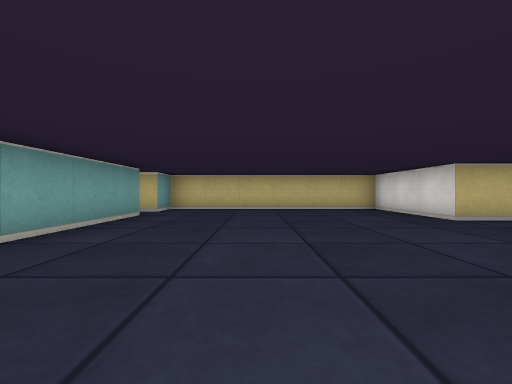
view 1 (above)

24 first-person views from a walk through a cub3D maze. The camera is about half as high as the walls, looks level and sees 90° across. The floor is counted in squares. Each view is taken from the middle of a square. On the plan, view 1 faces up. The plan holds only what a view shows up to about 9 squares ahead; the rest is blank.

view 2
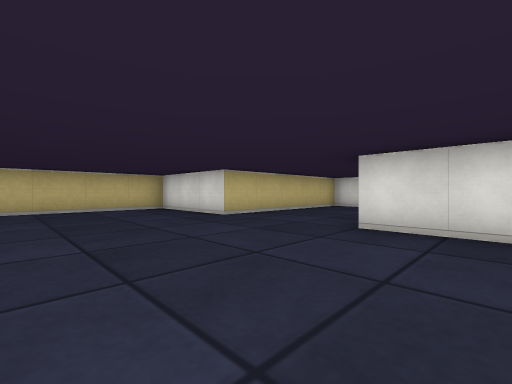

view 3
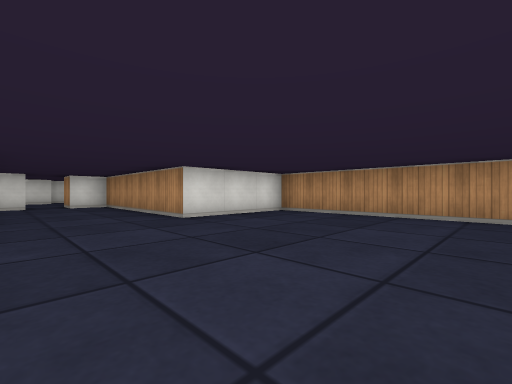

view 4
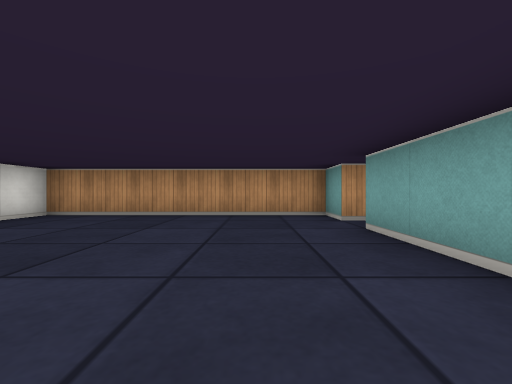

view 5
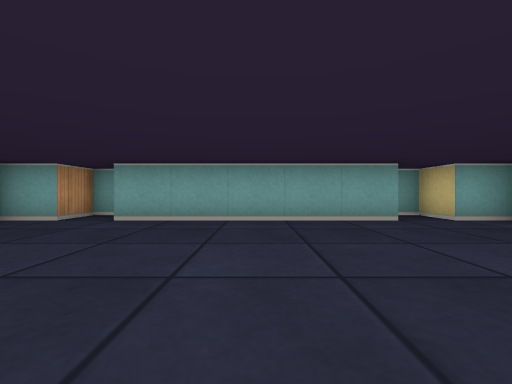

view 6
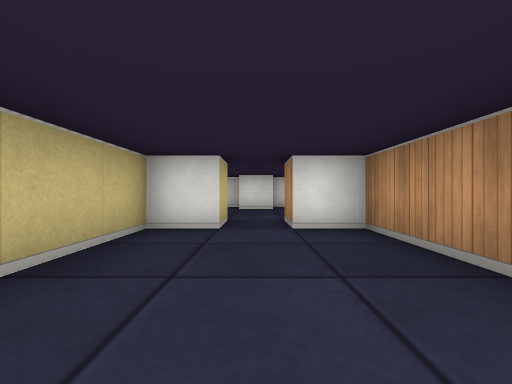

view 7
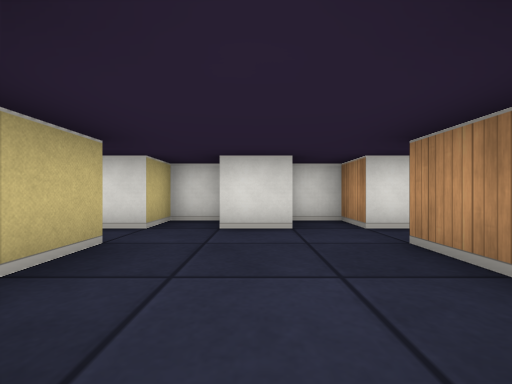

view 8
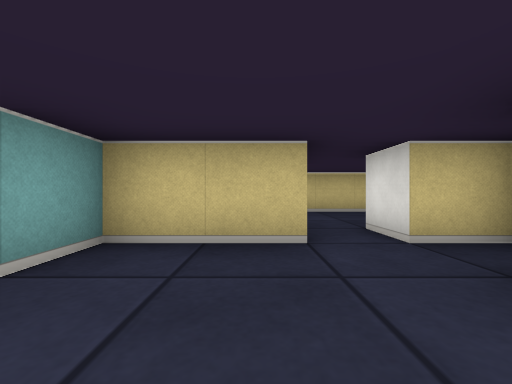

view 9
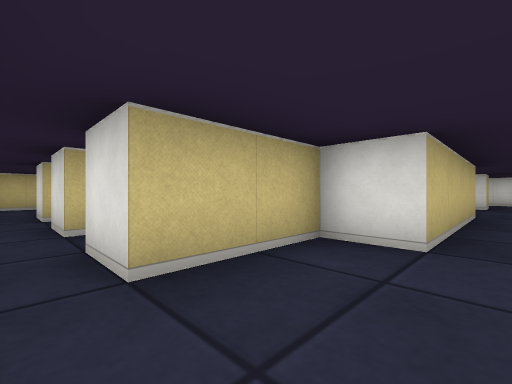

view 10
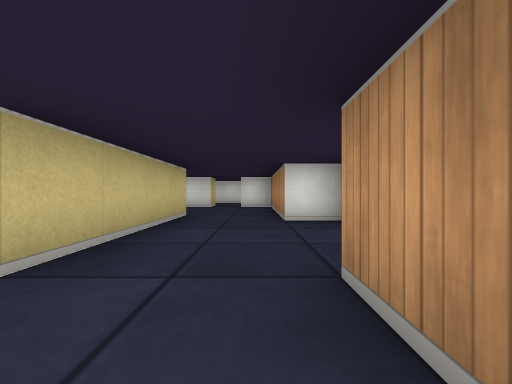

view 11
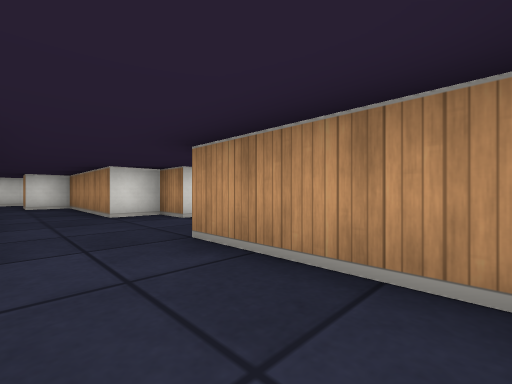

view 12
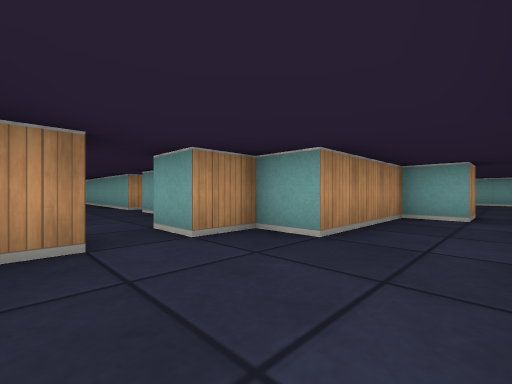

view 13
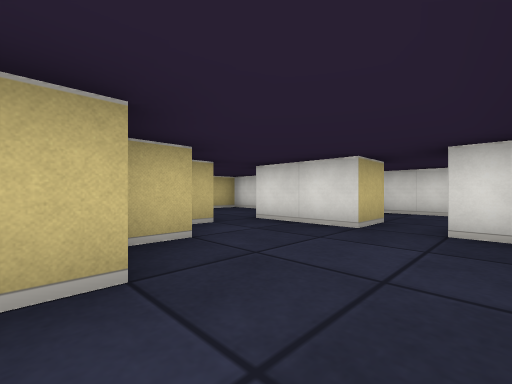

view 14
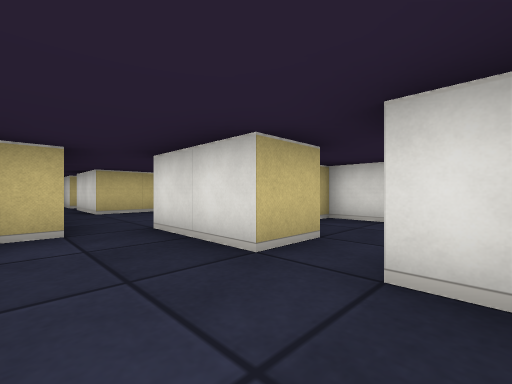

view 15
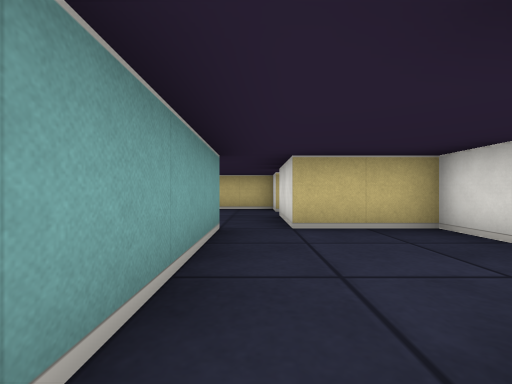

view 16
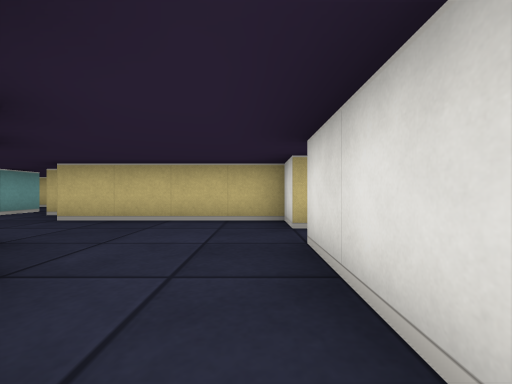

view 17
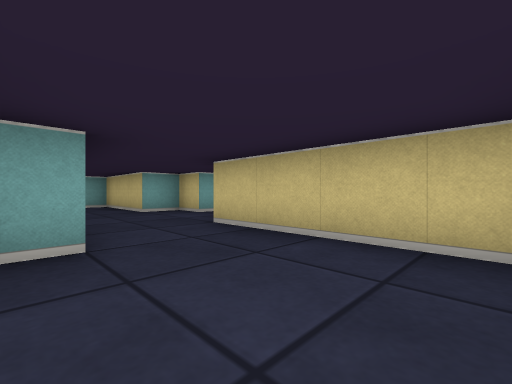

view 18
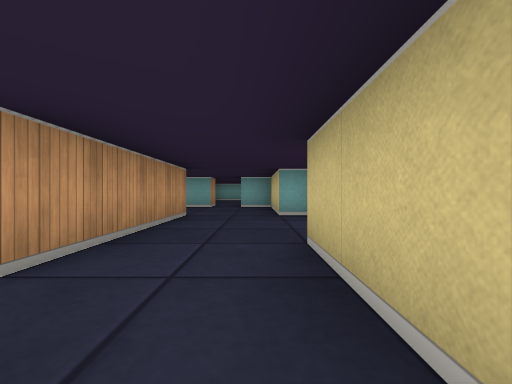

view 19
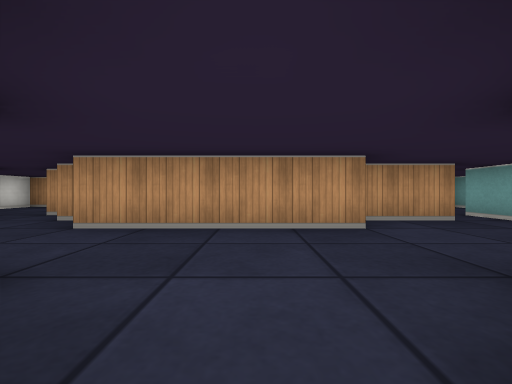

view 20
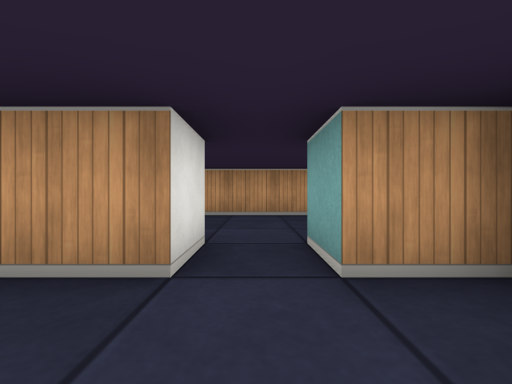

view 21
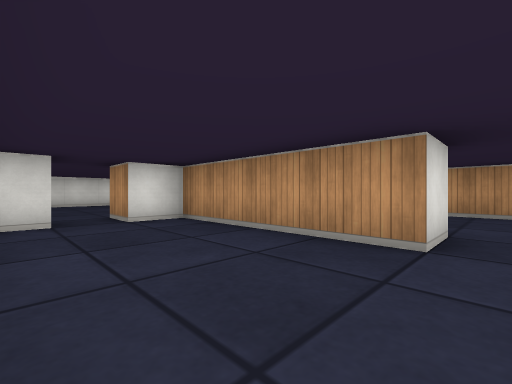

view 22
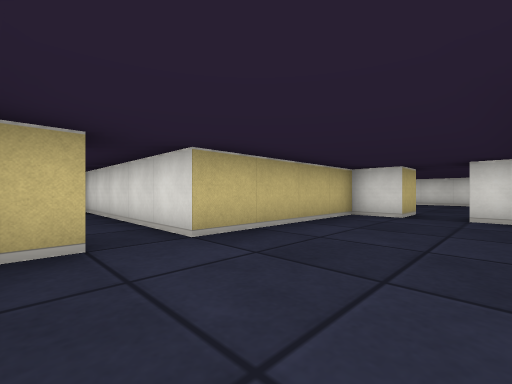

view 23
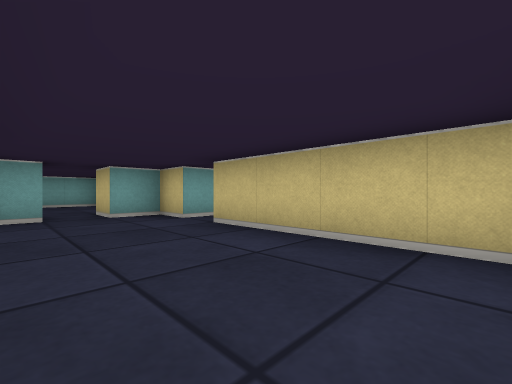

view 24
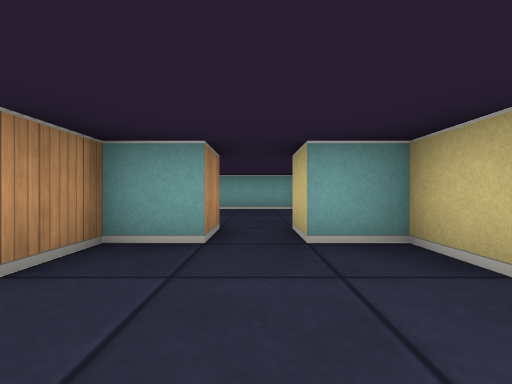

### Floor plan
Points are (right, up) in squares from view 1. A wall is a line through its corners. A room is listed if a view was taken in it or the views show most of it. See-through windows are left out.
Room 1 (views 1, 2, 3, 4, 5, 6)
walls: (-2.5, 5.6) (-2.5, 0.5); (-3.5, 0) (-3.5, -0.5) (-2.5, -0.5) (-2.5, -1.5) (3.5, -1.5) (3.5, 1.5) (8.5, 1.5) (8.5, 2.5); (8.5, 3.5) (8.5, 4.5) (3.5, 4.5) (3.5, 7.5) (-2.5, 7.5) (-2.5, 6.5) (-3.5, 6.5) (-3.5, 6)
ways out: opening at (9, 3) to room 2
Room 2 (views 7, 8)
walls: (10.5, 1.5) (11.5, 1.5); (11.5, 4.5) (9.5, 4.5) (9.5, 3.5) (8.5, 3.5); (12.5, 2.5) (12.5, 3.5); (9.5, 2.1) (9.5, 1.6); (12.5, 1.5) (13.5, 1.5) (13.5, 2.5); (8.5, 2.5) (9.5, 2.5); (13.5, 3.5) (13.5, 4.5) (12.5, 4.5)
ways out: opening at (9, 3) to room 1; opening at (12, 1) to room 3; opening at (12, 5) to room 5
Room 3 (views 9, 10, 11, 12, 13, 14, 15)
walls: (16.4, -3.5) (17.5, -3.5) (17.5, -2.5) (21.5, -2.5) (21.5, -1.5); (18.5, -0.5) (14.5, -0.5) (14.5, 0.5) (12.5, 0.5) (12.5, 1.5); (19.5, 0.5) (18.8, 0.5); (20.5, 1.5) (20, 1.5); (10.5, -1.5) (11.5, -1.5) (11.5, -2.5) (14.5, -2.5) (14.5, -3.5) (15.5, -3.5) (15.5, -4.5); (21.5, -0.5) (21.5, 1.5)
ways out: opening at (12, 1) to room 2; opening at (21, 2) to room 4; opening at (11, -1); opening at (16, -4); opening at (22, -1)
Room 4 (view 16)
walls: (23.5, 3.5) (23.5, 4.5) (21.5, 4.5); (22.9, 1.5) (23.5, 1.5) (23.5, 2.5); (20.5, 4.5) (20.5, 1.5)
ways out: opening at (21, 2) to room 3; opening at (21, 4) to room 5
Room 5 (views 17, 18, 19)
walls: (14.5, 6.5) (18.5, 6.5) (18.5, 6); (16.5, 9.5) (16.5, 10.5); (15.5, 10.5) (15.5, 9.5) (14.5, 9.5) (14.5, 8.5) (11.5, 8.5) (11.5, 7.5); (12.5, 4.5) (12.5, 5.5) (14.1, 5.5); (11, 6.5) (11.5, 6.5) (11.5, 4.5); (21.5, 7.5) (21.5, 8.5) (17.5, 8.5); (21.5, 4.5) (21.5, 6.5)
ways out: opening at (12, 5) to room 2; opening at (21, 4) to room 4; opening at (16, 10) to room 6; opening at (11, 7); opening at (22, 7)
Room 6 (views 20, 21, 22, 23, 24)
walls: (16.5, 10.5) (20.5, 10.5) (20.5, 11.5); (15.5, 14.2) (15.5, 13.5) (14.5, 13.5) (14.5, 12.5) (13.5, 12.5); (13.5, 11.5) (14.5, 11.5) (14.5, 10.5) (15.5, 10.5); (20.5, 12.5) (20.5, 13.5) (16.5, 13.5) (16.5, 14.5)
ways out: opening at (16, 10) to room 5; opening at (14, 12); opening at (16, 14); opening at (21, 12)

Where each view was taken, in squares from view 1:
view 1: 0 up, 0 right, facing up
view 2: 0 up, 0 right, facing up-right
view 3: 4 up, 1 left, facing down-right
view 4: 4 up, 1 left, facing down
view 5: 3 up, 2 right, facing left
view 6: 3 up, 5 right, facing right
view 7: 3 up, 9 right, facing right
view 8: 2 up, 11 right, facing up
view 9: 1 down, 12 right, facing up-right
view 10: 2 down, 13 right, facing right
view 11: 1 down, 12 right, facing down-right
view 12: 1 down, 17 right, facing down-left
view 13: 2 down, 18 right, facing up-right
view 14: 2 down, 20 right, facing up-right
view 15: 1 up, 21 right, facing up
view 16: 4 up, 21 right, facing up
view 17: 6 up, 21 right, facing up-left
view 18: 8 up, 20 right, facing left
view 19: 10 up, 16 right, facing down
view 20: 12 up, 16 right, facing down
view 21: 13 up, 16 right, facing down-right
view 22: 11 up, 15 right, facing up-right
view 23: 11 up, 20 right, facing up-left
view 24: 12 up, 17 right, facing left
